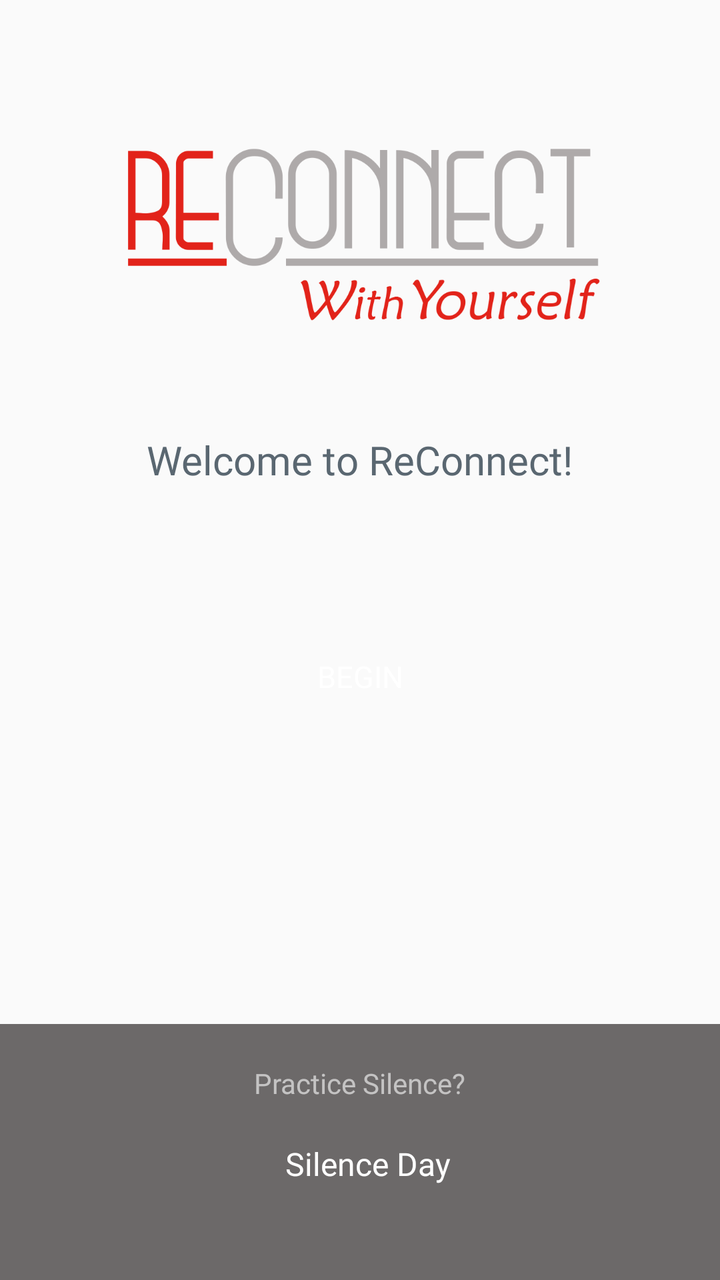
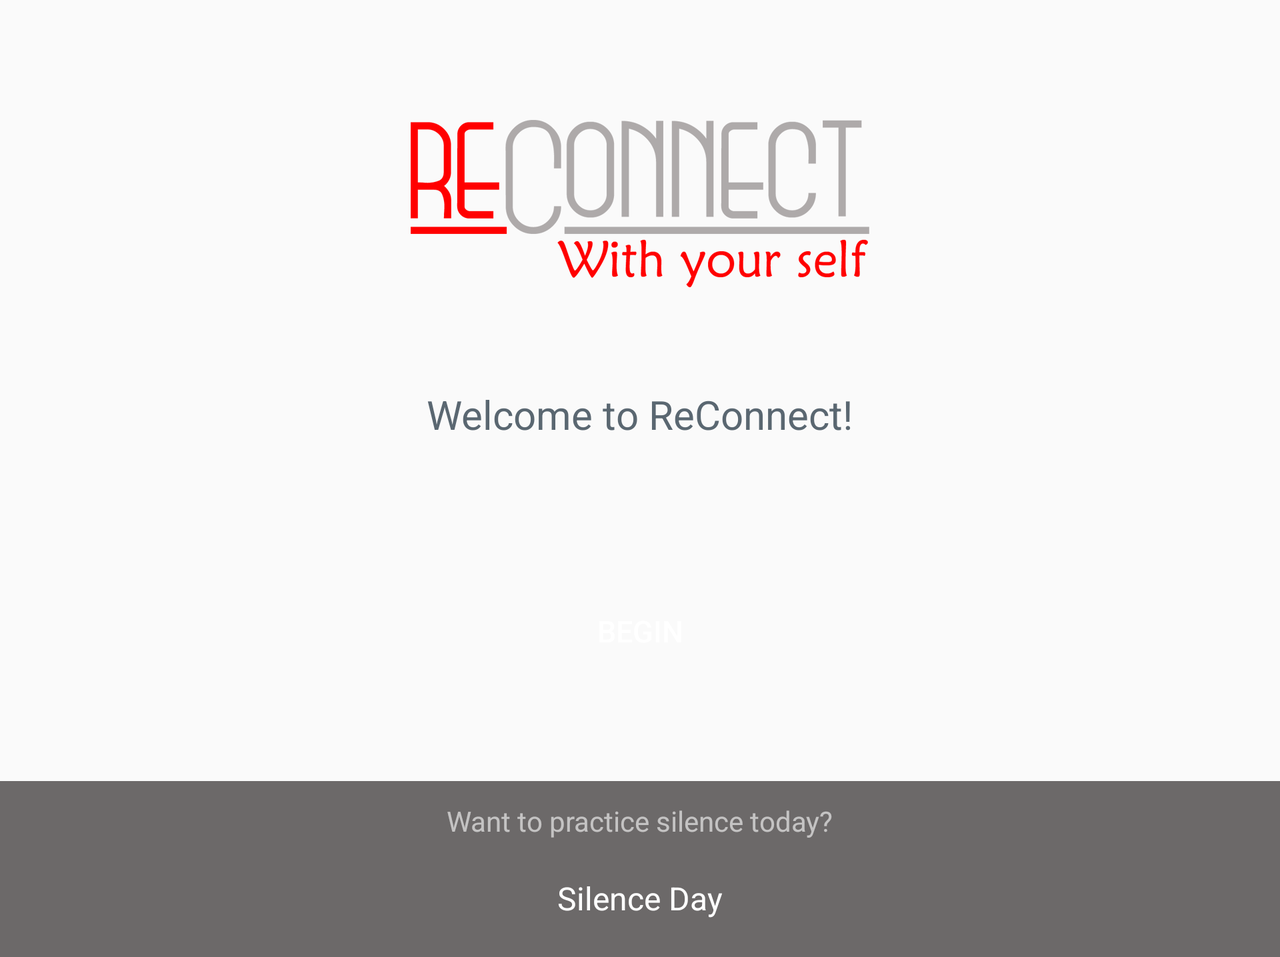

One screen, two layout resources from the same app: the default and the repository's alternative for another configuration. Each is rendered where Android would select it; the XML of both is given below.
<!-- AndroidManifest.xml: application theme AppTheme -->
<!-- res/layout/fragment_home.xml -->
<LinearLayout xmlns:android="http://schemas.android.com/apk/res/android"
    xmlns:tools="http://schemas.android.com/tools"
    android:layout_width="match_parent"
    android:layout_height="match_parent"
    android:orientation="vertical"
    tools:context="com.devcora.android.reconnect.fragments.Home">

    <LinearLayout
        android:layout_width="match_parent"
        android:layout_height="0dp"
        android:layout_weight="4"
        android:gravity="center_horizontal"
        android:orientation="vertical">

        <ImageView
            android:id="@+id/logo"
            android:layout_width="wrap_content"
            android:layout_height="wrap_content"
            android:layout_gravity="center_horizontal"
            android:layout_marginTop="60dp"
            android:src="@drawable/new_logo" />

        <TextView
            android:id="@+id/welcome_tv"
            android:layout_width="wrap_content"
            android:layout_height="wrap_content"
            android:layout_gravity="center_horizontal"
            android:layout_marginTop="50dp"
            android:text="Welcome to ReConnect!"
            android:fontFamily="@font/gotham_medium"
            android:textColor="#5a6771"
            android:textSize="20sp" />

        <Button
            android:id="@+id/begin_btn"
            android:layout_width="match_parent"
            android:layout_height="50dp"
            android:layout_gravity="center_horizontal"
            android:layout_marginLeft="70dp"
            android:layout_marginRight="70dp"
            android:layout_marginTop="70dp"
            android:background="@drawable/red_button_radius"
            android:text="BEGIN"
            android:fontFamily="@font/gotham_medium"
            android:textColor="@color/white"
            android:textSize="15sp" />

    </LinearLayout>

    <LinearLayout
        android:id="@+id/bottom_container"
        android:layout_width="match_parent"
        android:layout_height="0dp"
        android:layout_weight="1"
        android:background="#6c6969"
        android:orientation="vertical"
        >

        <TextView
            android:id="@+id/want_to_silence_tv"
            android:layout_width="wrap_content"
            android:layout_height="wrap_content"
            android:layout_gravity="center_horizontal"
            android:alpha="0.6"
            android:layout_marginTop="20dp"
            android:gravity="bottom"
            android:fontFamily="@font/gotham_medium"
            android:text="Practice Silence?"
            android:textColor="#ffffff" />


        <TextView
            android:id="@+id/silence_day"
            android:layout_marginTop="20dp"
            android:layout_width="wrap_content"
            android:layout_height="wrap_content"
            android:layout_gravity="center_horizontal"
            android:clickable="true"
            android:layout_marginLeft="4dp"
            android:fontFamily="@font/gotham_medium"
            android:drawableRight="@drawable/ic_right_arrow_24dp"
            android:focusable="true"
            android:gravity="center_vertical"
            android:text="Silence Day"
            android:textColor="#ffffff"
            android:textSize="16sp" />


    </LinearLayout>

</LinearLayout>
<!-- resources referenced by this layout -->
<resources>
  <color name="white">#ffffff</color>
  <!-- drawable new_logo: png bitmap (drawable-hdpi, 13907 bytes) -->
  <style name="AppTheme" parent="Theme.AppCompat.Light.DarkActionBar">
          
          <item name="colorPrimary">@color/colorPrimary</item>
          <item name="colorPrimaryDark">@color/colorPrimaryDark</item>
          <item name="colorAccent">@color/colorAccent</item>
  
      </style>
  <color name="colorPrimary">#e2231a</color>
  <color name="colorPrimaryDark">#ab0000</color>
  <color name="colorAccent">#4caf50</color>
</resources>
<!-- res/layout-land/fragment_home.xml (the repository's variant of the layout above) -->
<!-- drawn on the phone turned sideways -->
<ScrollView xmlns:android="http://schemas.android.com/apk/res/android"
    xmlns:tools="http://schemas.android.com/tools"
    android:layout_width="match_parent"
    android:layout_height="match_parent"
    tools:context="com.example.william.reconnect.fragments.Home"
    android:fillViewport="true"
    >

    <RelativeLayout
        android:id="@+id/main_layout"
        android:layout_width="match_parent"
        android:layout_height="match_parent"
        >

        <LinearLayout
            android:id="@+id/middle_layout"
            android:layout_width="match_parent"
            android:layout_height="wrap_content"
            android:orientation="vertical"
            android:layout_centerHorizontal="true"
            >

            <ImageView
                android:id="@+id/logo"
                android:layout_width="wrap_content"
                android:layout_height="wrap_content"
                android:layout_gravity="center_horizontal"
                android:layout_marginTop="60dp"
                android:src="@drawable/logo" />

            <TextView
                android:id="@+id/welcome_tv"
                android:layout_width="wrap_content"
                android:layout_height="wrap_content"
                android:layout_gravity="center_horizontal"
                android:layout_marginTop="50dp"
                android:text="Welcome to ReConnect!"
                android:textColor="#5a6771"
                android:textSize="20sp" />

            <Button
                android:id="@+id/begin_btn"
                android:layout_width="match_parent"
                android:layout_height="50dp"
                android:layout_gravity="center_horizontal"
                android:layout_marginLeft="70dp"
                android:layout_marginRight="70dp"
                android:layout_marginTop="70dp"
                android:background="@drawable/red_button_radius"
                android:text="BEGIN"
                android:textColor="@color/white"
                android:textSize="15sp" />

        </LinearLayout>

        <LinearLayout
            android:id="@+id/bottom_container"
            android:layout_width="match_parent"
            android:layout_height="88dp"
            android:background="#6c6969"
            android:orientation="vertical"
            android:layout_below="@id/middle_layout"
            android:layout_marginTop="50dp"
            >

            <TextView
                android:id="@+id/want_to_silence_tv"
                android:layout_width="wrap_content"
                android:layout_height="0dp"
                android:layout_gravity="center_horizontal"
                android:layout_weight="1"
                android:alpha="0.6"
                android:gravity="bottom"
                android:text="Want to practice silence today?"
                android:textColor="#ffffff" />


            <TextView
                android:id="@+id/silence_day"
                android:layout_width="wrap_content"
                android:layout_height="0dp"
                android:layout_gravity="center_horizontal"
                android:layout_weight="2"
                android:clickable="true"
                android:drawableRight="@drawable/ic_right_arrow_24dp"
                android:focusable="true"
                android:gravity="center_vertical"
                android:text="Silence Day"
                android:textColor="#ffffff"
                android:textSize="16sp" />


        </LinearLayout>

    </RelativeLayout>

</ScrollView>
<!-- resources referenced by the variant -->
<!-- as the phone turned sideways resolves them -->
<resources>
  <color name="white">#ffffff</color>
  <!-- drawable logo: png bitmap (drawable-hdpi, 12871 bytes) -->
  <style name="AppTheme" parent="Theme.AppCompat.Light.DarkActionBar">
          
          <item name="colorPrimary">@color/colorPrimary</item>
          <item name="colorPrimaryDark">@color/colorPrimaryDark</item>
          <item name="colorAccent">@color/colorAccent</item>
  
      </style>
  <color name="colorPrimary">#e2231a</color>
  <color name="colorPrimaryDark">#ab0000</color>
  <color name="colorAccent">#4caf50</color>
</resources>
